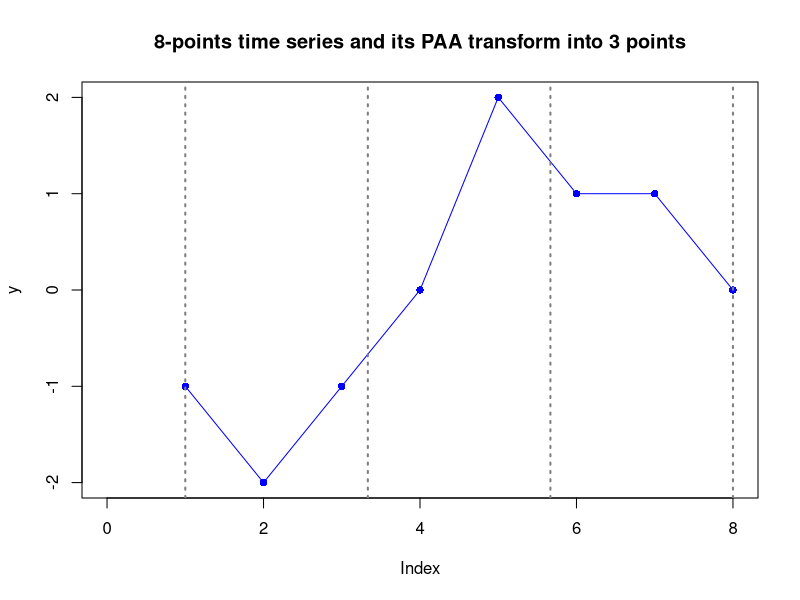

Reproduce this figure in R. (Note: this script raises an error after producing the figure.)
y = c(-1, -2, -1, 0, 2, 1, 1, 0)
plot(y, type="l", col="blue", xlim=c(0,8),
     main="8-points time series and its PAA transform into 3 points")

points(y, pch=16, lwd=5, col="blue")

abline(v=c(1,1+7/3,1+7/3*2,8), lty=3, lwd=2, col="gray50")

y_paa3 = paa(y, 3)

segments(1,y_paa3[1],1+7/3,y_paa3[1],lwd=1,col="red")
points(x=1+7/3/2,y=y_paa3[1],col="red",pch=23,lwd=5)

segments(1+7/3,y_paa3[2],1+7/3*2,y_paa3[2],lwd=1,col="red")
points(x=1+7/3+7/3/2,y=y_paa3[2],col="red",pch=23,lwd=5)

segments(1+7/3*2,y_paa3[3],8,y_paa3[3],lwd=1,col="red")
points(x=1+7/3*2+7/3/2,y=y_paa3[3],col="red",pch=23,lwd=5)

#
# #############
#
y = c(-1, -2, -1, 0, 2, 1, 1, 0)
plot(y, type="l", col="blue", xlim=c(0,8),
     main="8-points time series and its SAX transform into 3 letters string \'acc\'")
points(y, pch=16, lwd=5, col="blue")
abline(v=c(1,1+7/3,1+7/3*2,8), lty=3, lwd=2, col="gray50")
y_paa3 = paa(y, 3)
segments(1,y_paa3[1],1+7/3,y_paa3[1],lwd=1,col="red")
points(x=1+7/3/2,y=y_paa3[1],col="red",pch=23,lwd=5)
segments(1+7/3,y_paa3[2],1+7/3*2,y_paa3[2],lwd=1,col="red")
points(x=1+7/3+7/3/2,y=y_paa3[2],col="red",pch=23,lwd=5)
segments(1+7/3*2,y_paa3[3],8,y_paa3[3],lwd=1,col="red")
points(x=1+7/3*2+7/3/2,y=y_paa3[3],col="red",pch=23,lwd=5)

y <- seq(-2,2, length=100)
x <- dnorm(y, mean=0, sd=1)
lines(x,y, type="l", lwd=5, col="magenta")
abline(h = alphabet2cuts(3)[2:3], lty=2, lwd=2, col="magenta")
text(0.7,-1,"a",cex=2,col="magenta")
text(0.7, 0,"b",cex=2,col="magenta")
text(0.7, 1,"c",cex=2,col="magenta")

ts2string(y_paa3, 3)

min_dist(ts2string(y_paa3, 3), ts2string(rev(y_paa3), 3), 3)
str1=ts2string(y_paa3, 3)
str2=ts2string(rev(y_paa3), 3)

letters2idx(c('a','b','c','a'))
